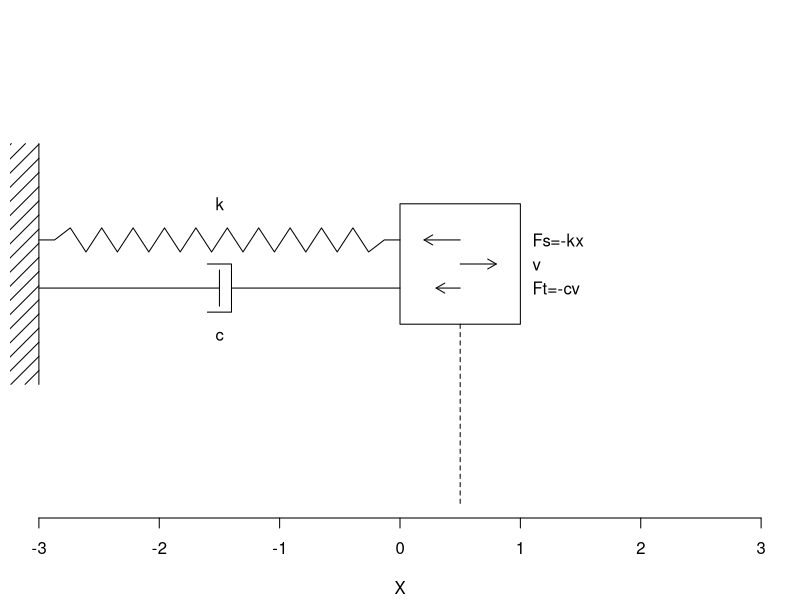
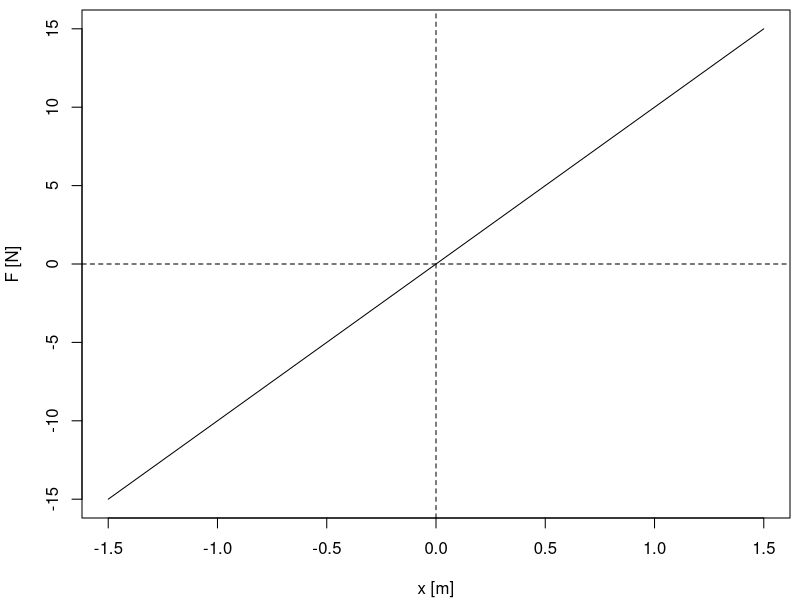
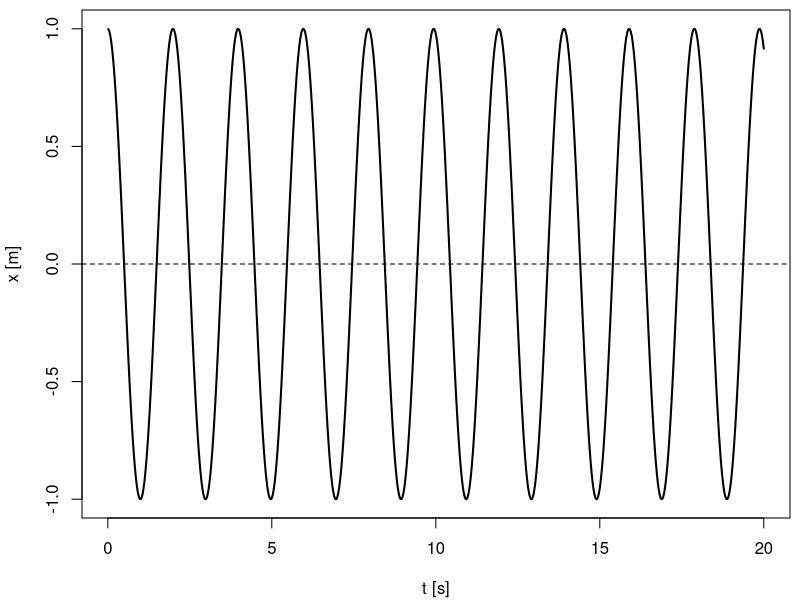
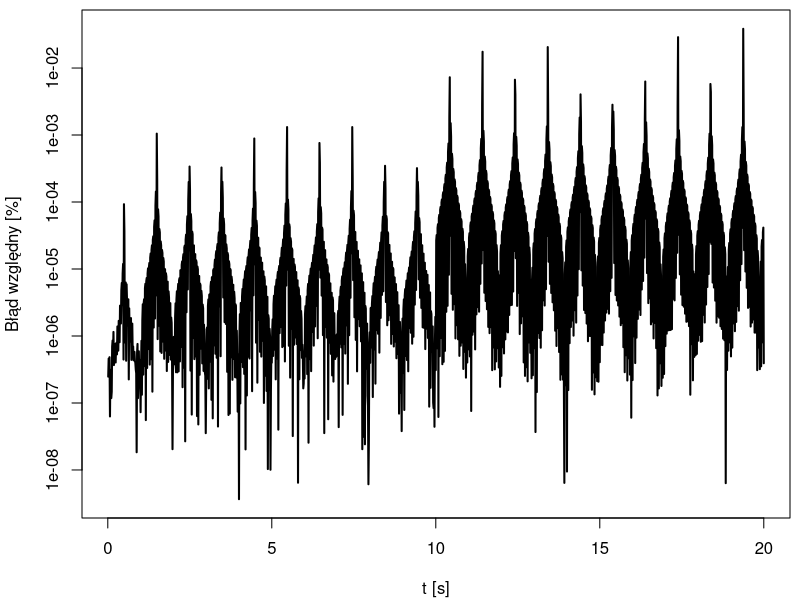
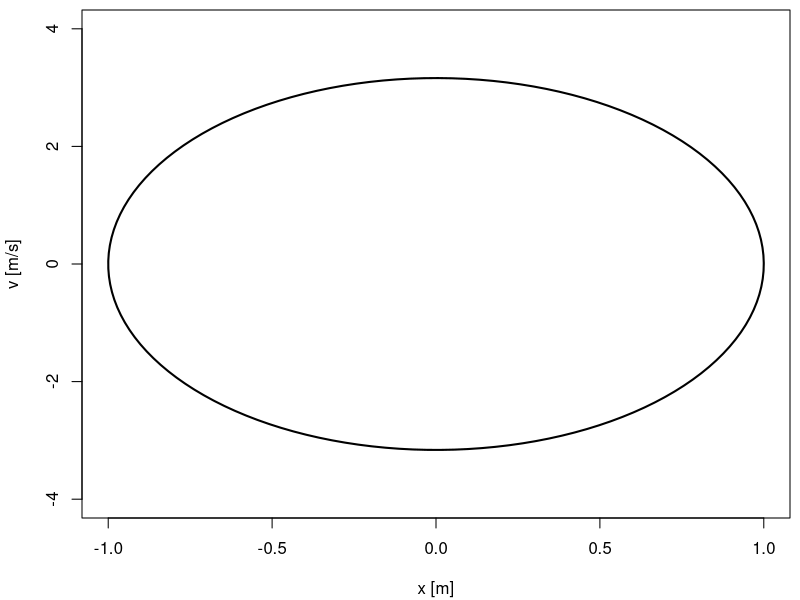
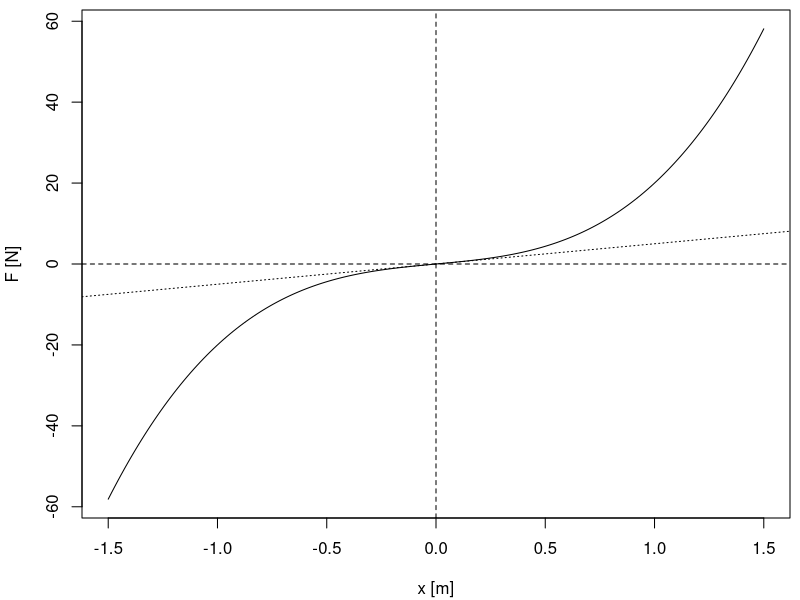
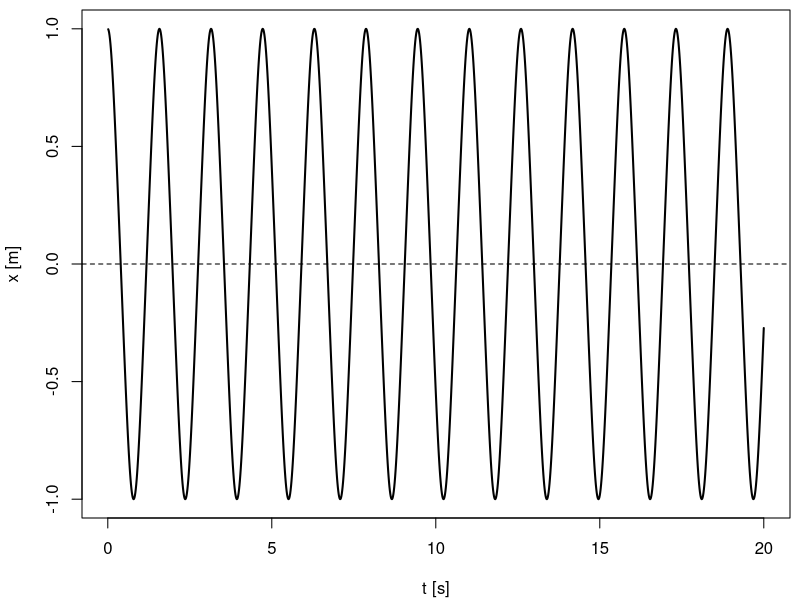
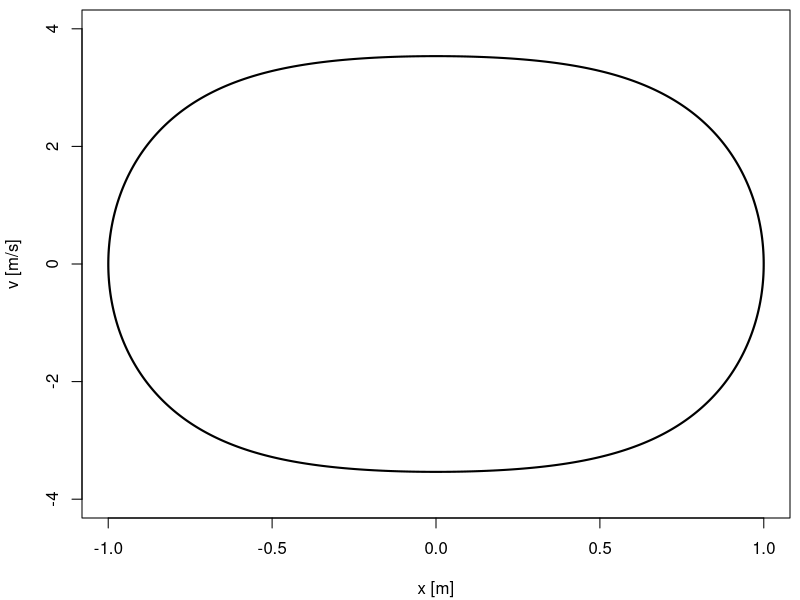

The R source for these figures, in order:
## ---- chunk 1
# Opcje uruchamiania R
knitr::opts_chunk$set(
  warning=FALSE, # Nie wyświetlaj ostrzeżeń
  echo=FALSE, # Powoduje nie umieszczanie kodu R w raporcie
  fig.align='center', # Wyśrodkowane wykresy
  fig.height = 4, # Wysokość wykresów
  fig.width = 5, # Szerokość wykresów
  dev.args=list(pointsize=10) # Rozmiar czcionki na wykresach
)
## ---- chunk 2
# Schemat masy na sprężynce
par(mar=c(4.1,0.5,0.5,0.5))
plot(NA,xlim=c(-3,3),ylim=c(-1,1),asp=1,xlab="X",ylab="",bty="n",yaxt="n")
rect(0,-0.5,1,0.5)
segments(-3,-1,-3,1)
rect(-3.3,-1,-3,1,density=10,border = NA)
segments(0.5,-0.5,0.5,-2,lty=2)
n=10
lines(cbind(seq(-3,0,len=2*n+4),c(0,0,rep(c(1,-1)/10,n),0,0)+0.2))
text(-1.5,0.5,"k")
lines(cbind(c(-3,-1.5,-1.5,-1.5),c(0,0,-0.15,0.15)-0.2))
lines(cbind(c(-1.6,-1.4,-1.4,0,-1.4,-1.4,-1.6),c(-0.2,-0.2,0,0,0,0.2,0.2)-0.2))
text(-1.5,-0.6,"c")
arrows(0.5,0.2,0.2,0.2,length = 0.1)
text(1.1,0.2,"Fs=-kx",adj=c(0,0.5))
arrows(0.5,-0.2,0.3,-0.2,length = 0.1)
text(1.1,-0.2,"Ft=-cv",adj=c(0,0.5))
arrows(0.5,0,0.8,0,length = 0.1)
text(1.1,0,"v",adj=c(0,0.5))
## ---- chunk 3
# Wszystkie wykresy bez górnego i prawego marginesu
par(mar=c(4.1,4.1,0.5,0.5))
## ---- chunk 4
# Wczytanie danych wygenerowanych przez program
  k1=10
  k2=0
  c=0
  tab = read.csv("info2_program/linear.csv")
  tab$E = (tab$V^2)/2 + (k1*tab$X^2)/2+(k1*k2*tab$X^4)/4
## ---- chunk 5
x=seq(-1.5,1.5,len=200)
plot(x,x*k1,type="l",xlab="x [m]",ylab="F [N]")
abline(h=0,v=0,lty=2)
## ---- chunk 6
  plot(tab$T,tab$X,xlab="t [s]",ylab="x [m]",type="l",lwd=2)
  abline(h=0,lty=2)
## ---- chunk 7
  tab$Xa=cos(sqrt(k1)*tab$T)
  plot(tab$T,abs((tab$X-tab$Xa)/tab$Xa),xlab="t [s]",ylab="Błąd względny [%]",type="l",lwd=2,log="y")
## ---- chunk 8
plot(tab$X, tab$V, xlab="x [m]", ylab="v [m/s]", type="l", lwd=2, xlim=c(-1,1), ylim=c(-4,4))
## ---- chunk 9
  k1=5
  k2=3
  c=0
  tab = read.csv("info2_program/nonlinear.csv")
  tab$E = (tab$V^2)/2 + (k1*tab$X^2)/2+(k1*k2*tab$X^4)/4
## ---- chunk 10
x=seq(-1.5,1.5,len=200)
plot(x,x*(k1+k1*k2*x^2),type="l",xlab="x [m]",ylab="F [N]")
abline(h=0,v=0,lty=2)
abline(0,k1,lty=3)
## ---- chunk 11
  plot(tab$T,tab$X,xlab="t [s]",ylab="x [m]",type="l",lwd=2)
  abline(h=0,lty=2)
## ---- chunk 12
plot(tab$X, tab$V, xlab="x [m]", ylab="v [m/s]", type="l", lwd=2, xlim=c(-1,1), ylim=c(-4,4))
## ---- chunk 13
  k1=10
  k2=0
  c=0.3
  tab = read.csv("info2_program/linear_dumper.csv")
  tab$E = (tab$V^2)/2 + (k1*tab$X^2)/2+(k1*k2*tab$X^4)/4
## ---- chunk 14
  plot(tab$T,tab$X,xlab="t [s]",ylab="x [m]",type="l",lwd=2)
  abline(h=0,lty=2)
## ---- chunk 15
plot(tab$X, tab$V, xlab="x [m]", ylab="v [m/s]", type="l", lwd=2, xlim=c(-1,1), ylim=c(-4,4))
## ---- chunk 16
plot(tab$T, tab$E, xlab="x [m]", ylab="E [J]", type="l", lwd=2, ylim=c(0,7))
## ---- chunk 17
  k1=5
  k2=3
  c=0.3
  tab = read.csv("info2_program/nonlinear_dumper.csv")
  tab$E = (tab$V^2)/2 + (k1*tab$X^2)/2+(k1*k2*tab$X^4)/4
## ---- chunk 18
  plot(tab$T,tab$X,xlab="t [s]",ylab="x [m]",type="l",lwd=2)
  abline(h=0,lty=2)
## ---- chunk 19
plot(tab$X, tab$V, xlab="x [m]", ylab="v [m/s]", type="l", lwd=2, xlim=c(-1,1), ylim=c(-4,4))
## ---- chunk 20
plot(tab$T, tab$E, xlab="x [m]", ylab="E [J]", type="l", lwd=2, ylim=c(0,7))
